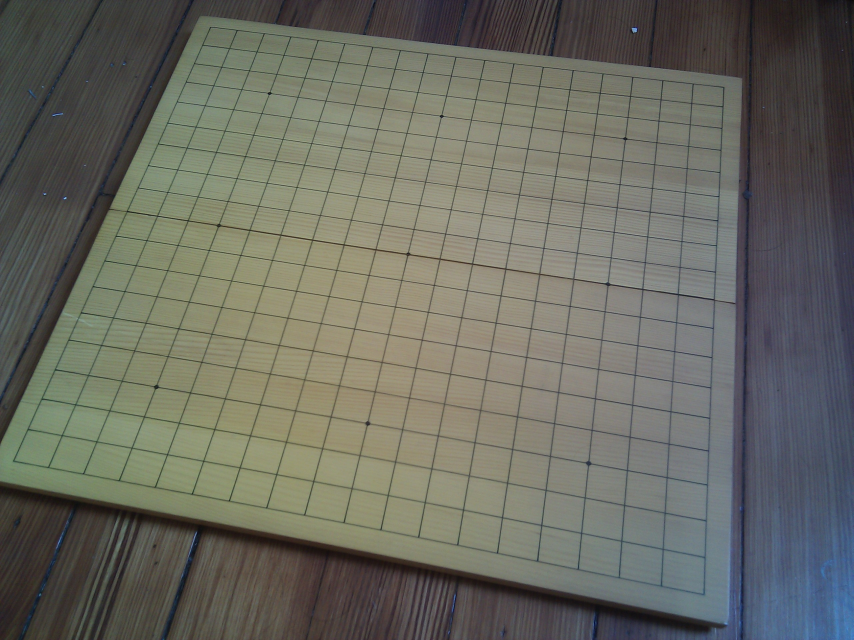
//> input picture gb.jpg, 2560 x 1920 px (shown at 1/3 size)
$ ./goboard   (built with g++ and OpenCV 4)
//> lines starting //> are read from the running program, lines starting //| are printed output that depends on the picture; after the words box and inside, x2 and y2 are one past the last pixel; in counts of white or black regions, pixels touching at a corner belong together
//> further down, image is the input picture: 1920 rows x 2560 cols, CV_8UC3; mean B, G, R 97.3, 106.7, 105.9
### imgutil.h
#include "opencv2/core/core.hpp"
#include "opencv2/imgproc/imgproc.hpp"
#include "opencv2/highgui/highgui.hpp"

#include <algorithm>
#include <numeric>
#include <iostream>
#include <math.h>
#include <cmath>
#include <string.h>

using namespace cv;
using namespace std;


double angle( Point pt1, Point pt2, Point pt0 );

double findMedian(vector<double> scores) ;

double findStdDev(vector<double> scores, double average) ;

double dist(Point a, Point b) ;

double maxSide(vector<Point> sq) ;

double minSide(vector<Point> sq) ;

vector<vector<Point> > filterSquares( vector<vector<Point> >& squares, vector<double> &areas, double average, double thresh );

vector<Point> convertToPoints(const vector <Point2f> fp) ;

Mat preprocess(const Mat &image);

void drawSquare(Mat &image, const vector<Point>& sq)  ;

void drawSquares( Mat& image, const vector<vector<Point> >& squares ) ;

### imgutil.cpp
#include "opencv2/core/core.hpp"
#include "opencv2/imgproc/imgproc.hpp"
#include "opencv2/highgui/highgui.hpp"

#include <algorithm>
#include <numeric>
#include <iostream>
#include <math.h>
#include <cmath>
#include <string.h>


#include "imgutil.h"

using namespace cv;
using namespace std;


//int thresh = 50, N = 11;

// helper function:
// finds a cosine of angle between vectors
// from pt0->pt1 and from pt0->pt2
double angle( Point pt1, Point pt2, Point pt0 )
{
    double dx1 = pt1.x - pt0.x;
    double dy1 = pt1.y - pt0.y;
    double dx2 = pt2.x - pt0.x;
    double dy2 = pt2.y - pt0.y;
    return (dx1*dx2 + dy1*dy2)/sqrt((dx1*dx1 + dy1*dy1)*(dx2*dx2 + dy2*dy2) + 1e-10);
}

double findMedian(vector<double> scores)
{
  double median;
  size_t size = scores.size();

  sort(scores.begin(), scores.end());

  if (size  % 2 == 0) {
      median = (scores[size / 2 - 1] + scores[size / 2]) / 2;
  } else {
      median = scores[size / 2];
  }
  return median;
}

double findStdDev(vector<double> scores, double average)
{
        vector<double> devs;
        for( size_t i = 0; i < scores.size(); i++ ) {
                double score = scores[i];
                double dev= fabs ( average - score);
                devs.push_back(dev);
        }
        return findMedian(devs);
}


double dist(Point a, Point b) {
	hypot (b.x - a.x, b.y - a.y);
}

double maxSide(vector<Point> sq) {

	vector<Point> csq = sq;
	csq.push_back(sq[0]);
	double m= 0.0;
	for (size_t i = 1; i < sq.size(); i++) {
		double d = dist(csq[i-1],csq[i]);
		m= MAX(m,d);
	}
	return m;
}

double minSide(vector<Point> sq) {

        vector<Point> csq = sq;
        csq.push_back(sq[0]);
        double m= 100.00;
        for (size_t i = 1; i < sq.size(); i++) {
                m= MIN (m, dist(csq[i-1],csq[i]));
        }
        return m;
}


vector<vector<Point> > filterSquares( vector<vector<Point> >& squares, vector<double> &areas, double average, double thresh )
{
	vector<vector<Point> > out;
        for( size_t i = 0; i < squares.size(); i++ ) {
		double area = areas[i];
		double error =  fabs( area - average );
		double sideDiff = minSide(squares[i]) / maxSide(squares[i]) ;
		if ((error < thresh) && (sideDiff >0.80)) {
			out.push_back( squares[i] );
                        cout << "area:" << area << endl;
		}
	}
	return out;
}

// [10 lines left out: function convertToPoints, not called in this run]

Mat preprocess(const Mat &image) {

    Mat fix(image);

    cvtColor(image,fix,CV_BGR2GRAY);
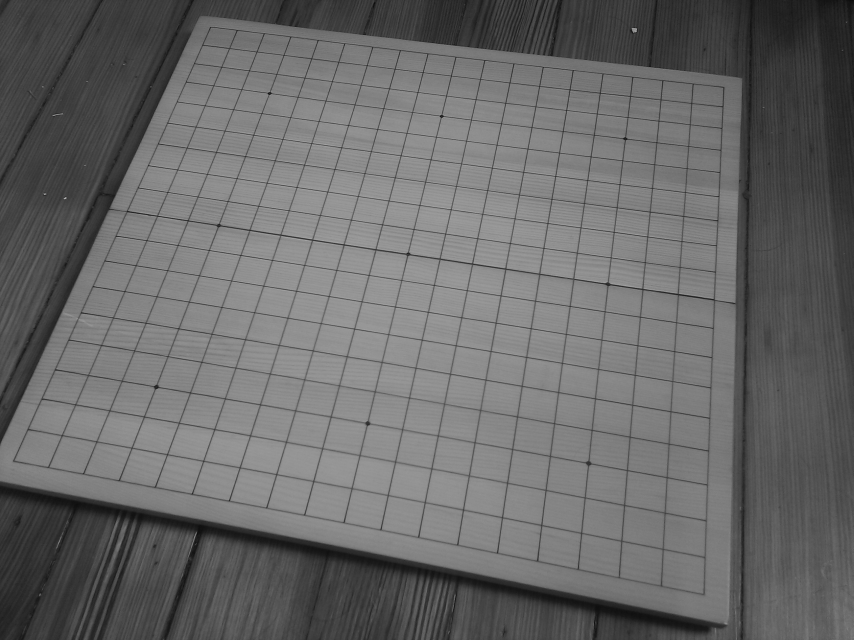
//> fix: 1920 rows x 2560 cols, CV_8UC1 (shown at 1/3 size); min 3, max 214, mean 105.4

    int delta = 5 ; //  Constant subtracted from the mean or weighted mean
                    // http://opencv.itseez.com/modules/imgproc/doc/miscellaneous_transformations.html#adaptivethreshold
    int neighborhood = 21;
    adaptiveThreshold(fix, fix, 255.0, CV_ADAPTIVE_THRESH_MEAN_C, CV_THRESH_BINARY,neighborhood,delta);
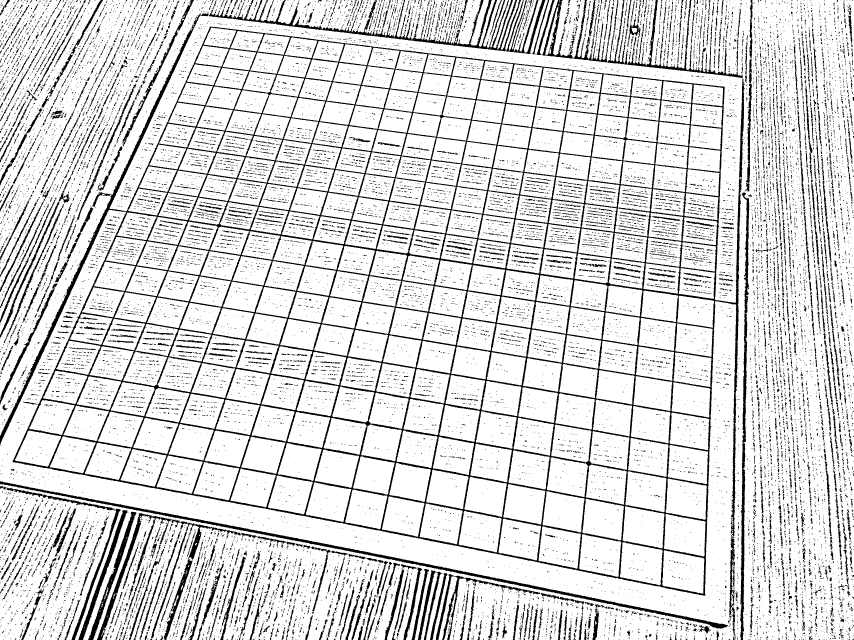
//> fix: 1920 rows x 2560 cols, CV_8UC1 (shown at 1/3 size); 85.5% white; 20890 black regions (18016 under 20 px), largest, box (x1, y1, x2, y2) and area: (0, 40, 2226, 1868) 276994, (627, 0, 1636, 162) 20242, (0, 1444, 2184, 1886) 17498

    // down-scale and upscale the image to filter out the noise
    Mat pyr, timg, smooth(image) ;
    pyrDown(fix, pyr, Size(image.cols/2, image.rows/2));
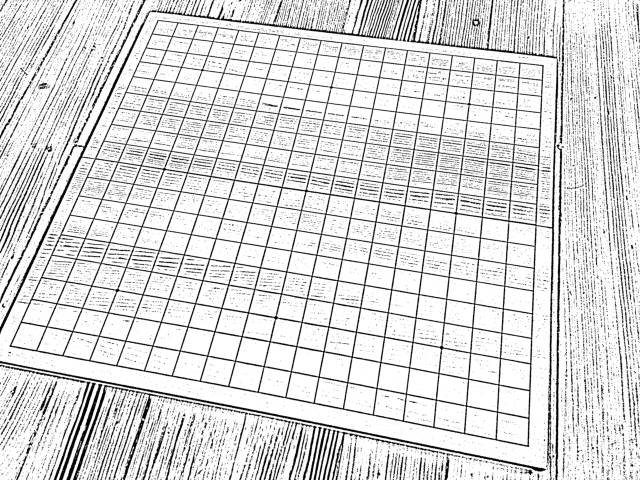
//> pyr: 960 rows x 1280 cols, CV_8UC1 (shown at 1/2 size); min 0, max 255, mean 218
    pyrUp(pyr, fix, image.size());

    medianBlur(fix, smooth,1 );
    adaptiveThreshold(smooth, smooth, 255.0, CV_ADAPTIVE_THRESH_MEAN_C, CV_THRESH_BINARY,9,delta);
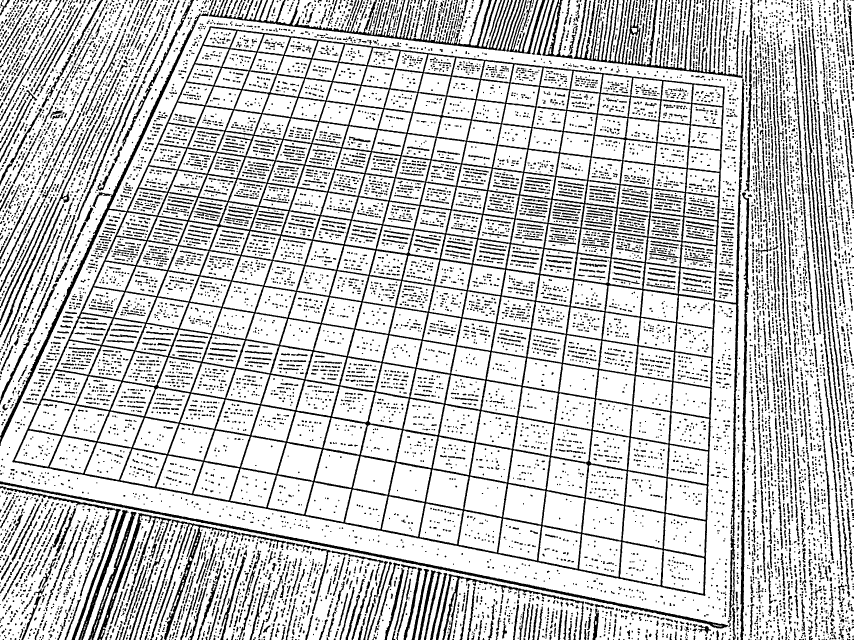
//> smooth: 1920 rows x 2560 cols, CV_8UC1 (shown at 1/3 size); 78.3% white; 12899 black regions (4983 under 20 px), largest, box (x1, y1, x2, y2) and area: (0, 40, 2226, 1788) 304382, (1627, 0, 2229, 234) 21723, (627, 0, 1563, 154) 19503


    cvtColor(smooth,fix,CV_GRAY2BGR);
    return fix;
}

// [5 lines left out: function drawSquare, not called in this run]


 // the function draws all the squares in the image
 void drawSquares( Mat& image, const vector<vector<Point> >& squares )
 {
         for( size_t i = 0; i < squares.size(); i++ )
         {
           drawSquare(image,squares[i]);
         }
 }

### goboard.cpp
#include "opencv2/core/core.hpp"
#include "opencv2/imgproc/imgproc.hpp"
#include "opencv2/highgui/highgui.hpp"

#include <algorithm>
#include <numeric>
#include <iostream>
#include <math.h>
#include <cmath>
#include <string.h>

#include "imgutil.h"

using namespace cv;
using namespace std;


int thresh = 50, N = 11;

vector<Point2f> cullSegments( vector<Point2f> &hullPoints, Mat &img)
{
	hullPoints.push_back( hullPoints[0]);
        vector<Point2f> devs;
	for( size_t i = 1; i < hullPoints.size(); i++ ) {
		Point a = hullPoints[i-1];
		Point b = hullPoints[i];
		Point c = hullPoints[i+1];

		double cosine = fabs(angle(b,a,c));
		if (cosine < 0.999) {
			devs.push_back(b);
		}
	}
	return devs;
}

vector<Point2f> cHull( vector<vector<Point> > &squares )
{
	vector <Point> points;

	for( size_t i = 0; i < squares.size(); i++ )
        {
                for( size_t j = 0; j < squares[i].size(); j++ ) {
                        const Point* p = &squares[i][j];
			points.push_back(*p);
                }
        }

	vector<int> hull;
        convexHull(Mat(points), hull, CV_CLOCKWISE);

	vector<Point2f>  hullPoints;

	for (int i=0; i<hull.size(); i++ )
	{
		Point2f p = Point2f( (float) points[hull[i]].x , (float) points[hull[i]].y  );
		hullPoints.push_back(p);
	}
	return hullPoints;
}


// returns sequence of squares detected on the image.
// the sequence is stored in the specified memory storage
void findSquares( const Mat& image, vector<vector<Point> >& squares, vector<double> &areas )
{
    squares.clear();

    Mat pyr, timg, gray0(image.size(), CV_8U), gray;

    // down-scale and upscale the image to filter out the noise
    pyrDown(image, pyr, Size(image.cols/2, image.rows/2));
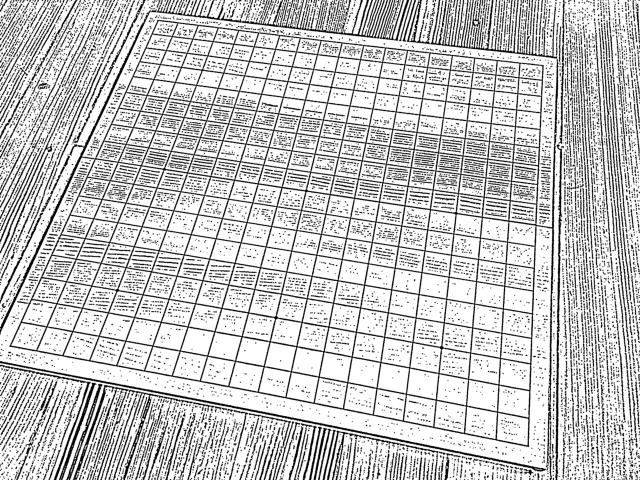
//> pyr: 960 rows x 1280 cols, CV_8UC3 (shown at 1/2 size); min 0, max 255, mean 199.5
    pyrUp(pyr, timg, image.size());
    vector<vector<Point> > contours;

    // find squares in every color plane of the image
    for( int c = 0; c < 3; c++ )
    {
        int ch[] = {c, 0};
        mixChannels(&timg, 1, &gray0, 1, ch, 1);

        // try several threshold levels
        for( int l = 0; l < N; l++ )
        {
            // hack: use Canny instead of zero threshold level.
            // Canny helps to catch squares with gradient shading
            if( l == 0 )
            {
                // apply Canny. Take the upper threshold from slider
                // and set the lower to 0 (which forces edges merging)
                Canny(gray0, gray, 0, thresh, 5);
                // dilate canny output to remove potential
                // holes between edge segments
                dilate(gray, gray, Mat(), Point(-1,-1));
            }
            else
            {
                // apply threshold if l!=0:
                //     tgray(x,y) = gray(x,y) < (l+1)*255/N ? 255 : 0
                gray = gray0 >= (l+1)*255/N;
            }

            // find contours and store them all as a list
            findContours(gray, contours, CV_RETR_LIST, CV_CHAIN_APPROX_SIMPLE);

            vector<Point> approx;

            // test each contour
            for( size_t i = 0; i < contours.size(); i++ )
            {
                // approximate contour with accuracy proportional
                // to the contour perimeter
                approxPolyDP(Mat(contours[i]), approx, arcLength(Mat(contours[i]), true)*0.02, true);

                // square contours should have 4 vertices after approximation
                // relatively large area (to filter out noisy contours)
                // and be convex.
                // Note: absolute value of an area is used because
                // area may be positive or negative - in accordance with the
                // contour orientation
		double area = fabs(contourArea(Mat(approx)));

                if( approx.size() == 4 &&
                    area > 150 &&
                    isContourConvex(Mat(approx)) )
                {
                    double maxCosine = 0;
                    double minCosine = 2;

                    for( int j = 2; j < 5; j++ )
                    {
                        // find the maximum cosine of the angle between joint edges
                        double cosine = fabs(angle(approx[j%4], approx[j-2], approx[j-1]));
                        maxCosine = MAX(maxCosine, cosine);
                        minCosine = MIN(minCosine, cosine);
                    }

                    // if cosines of all angles are small
                    // (all angles are ~90 degree) then write quandrange
                    // vertices to resultant sequence
                    if( maxCosine < 3.0 ) {
                        squares.push_back(approx);
			areas.push_back(area);
		    }
                }
            }
        }
    }
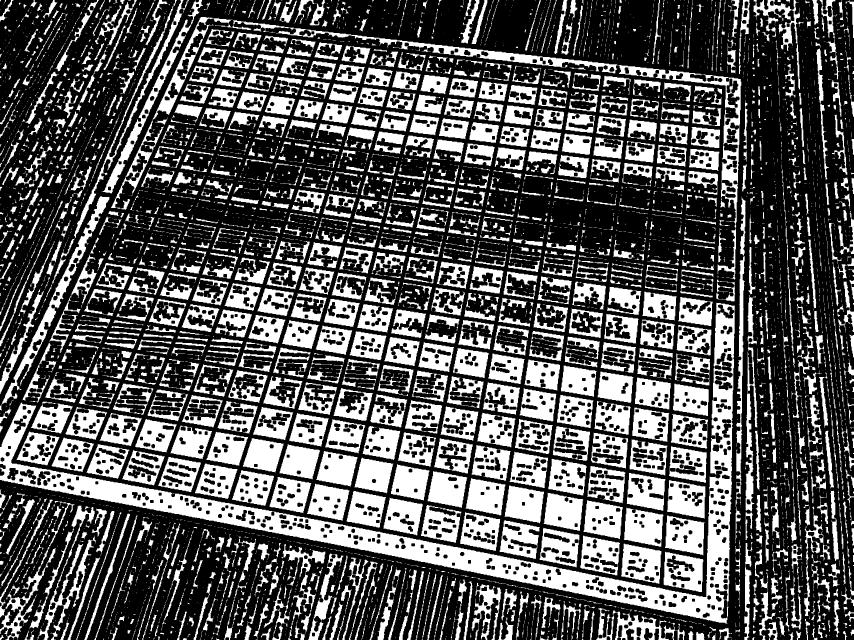
//> gray: 1920 rows x 2560 cols, CV_8UC1 (shown at 1/3 size); 35% white; 4749 white regions (2871 under 20 px)
//> after the loop, contours = 6201 contours, 3282 with area under 20; largest, box (x1, y1, x2, y2) and area: (0, 908, 2205, 1872) 197253, (333, 51, 2224, 839) 60560, (0, 589, 329, 1231) 15550, (89, 1517, 288, 1920) 12490, (305, 0, 608, 580) 12092; squares = 10998 contours; largest, box (x1, y1, x2, y2) and area: (1987, 1651, 2113, 1781) 12702, (1987, 1651, 2113, 1781) 12702, (1987, 1651, 2113, 1781) 12702, (1860, 1627, 1988, 1756) 12648, (1860, 1627, 1988, 1756) 12648; areas = 10998 values, max 12702.5 at index 682, min 150.5 at index 1, mean 5222.9
}


Mat getHomography(vector<Point2f> corners ) {

	vector <Point2f> iCorners;
	iCorners.push_back( Point2f(0.0,0.0) );
	iCorners.push_back( Point2f(0.0,18.0) );
	iCorners.push_back( Point2f(18.0,18.0) );
	iCorners.push_back( Point2f(18.0,0.0) );

	const Point2f *imageCorners = &corners[0];
	const Point2f *idealCorners = &iCorners[0];


	for (int i=0; i<4; i++ ) {
		Point2f p1 = imageCorners[i];
		Point2f p2 = idealCorners[i];
	}

	Mat trans = getPerspectiveTransform(idealCorners, imageCorners);
	return trans;
}

vector<Point> findIntersections(Mat &image)
{
	vector<vector<Point> > squares;
	vector<double> area;

	findSquares(image, squares, area);
//> area has the same summary as areas in findSquares

	double medianArea = findMedian(area);
//> in findMedian, `size_t size = scores.size();`: size = 10998
//> in findMedian, `sort(scores.begin(), scores.end());`: scores = 10998 values from 150.5 to 12702.5
//> in findMedian, `median = (scores[size / 2 - 1] + scores[size / 2]) / 2;`: median = 5570
//> medianArea = 5570
	double stddev = findStdDev(area,medianArea);
//> the loop in findStdDev, `for( size_t i = 0; i < scores.size(); i++ )` made 10998 passes
//> (score, dev) on passes 1 to 3: (231.5, 5338.5), (150.5, 5419.5), (226.5, 5343.5)
//> after the loop in findStdDev, `for( size_t i = 0; i < scores.size(); i++ )`: devs = 10998 values, max 7132.5 at index 682, min 0.5 at index 2724, mean 2955.6
//> stddev = 2734

	//filter out the squares that are more than 2 std deviations out
	vector<vector<Point> > goodsquares = filterSquares(squares,area,medianArea,stddev *2.0 );
//> the loop in filterSquares, `for( size_t i = 0; i < squares.size(); i++ )` made 10998 passes
//> after the loop in filterSquares, `for( size_t i = 0; i < squares.size(); i++ )`: out = 0 contours
//> goodsquares = 0 contours
        drawSquares(image,goodsquares);
       // drawSquares(image,squares);

	//now find the convex hull of the points in the remaining squares.
	vector<Point2f> hull = cHull(goodsquares);
	vector<Point2f> culled = cullSegments(hull,image);

        drawSquare(image,convertToPoints(culled));
	Mat homography = getHomography( culled );

	double bsize = 19.00;
	vector<Point2f> verts;
	for (double x=0.0; x<bsize; x++)
		for (double y=0.0; y<bsize; y++) {
			Point2f p = Point2f(x,y);
			verts.push_back( p);
		}

	Mat src = Mat(verts);
	Mat dst;

	perspectiveTransform( src, dst, homography  );

	vector<Point> newVerts;
	for( size_t i = 0; i < dst.size().height; i++ ) {
		int x = dst.at<float>(i,0);
		int y = dst.at<float>(i,1);
		Point p = Point(x,y);
		//circle(image, p, 5, Scalar( 255,0,0), CV_FILLED, CV_AA);
		newVerts.push_back(p);
	}

	return newVerts;
}


int main(int argc, char** argv)
{
	const char* filename = argc >= 2 ? argv[1] : "gb.jpg";

	Mat image = imread(filename, 1);
    Mat fixed = preprocess(image);

	if( image.empty() )
	{
	    cout << "Couldn't load " << filename << endl;
	} else {
//> (the run ends here: the program stops with an error, at `convexHull(Mat(points), hull, CV_CLOCKWISE);`)
